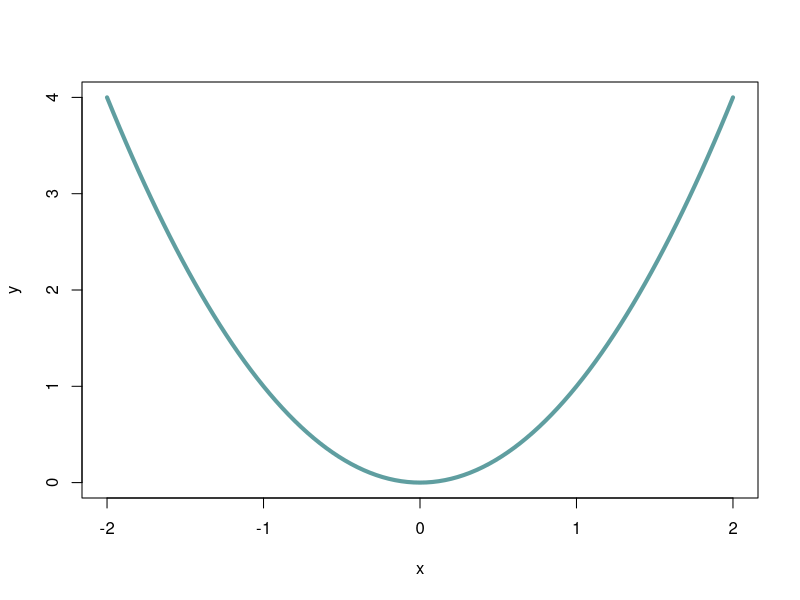
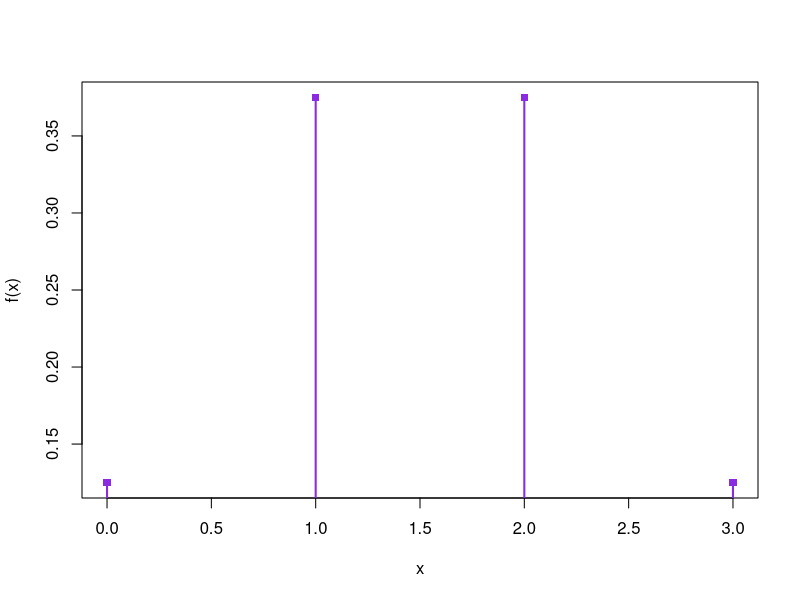
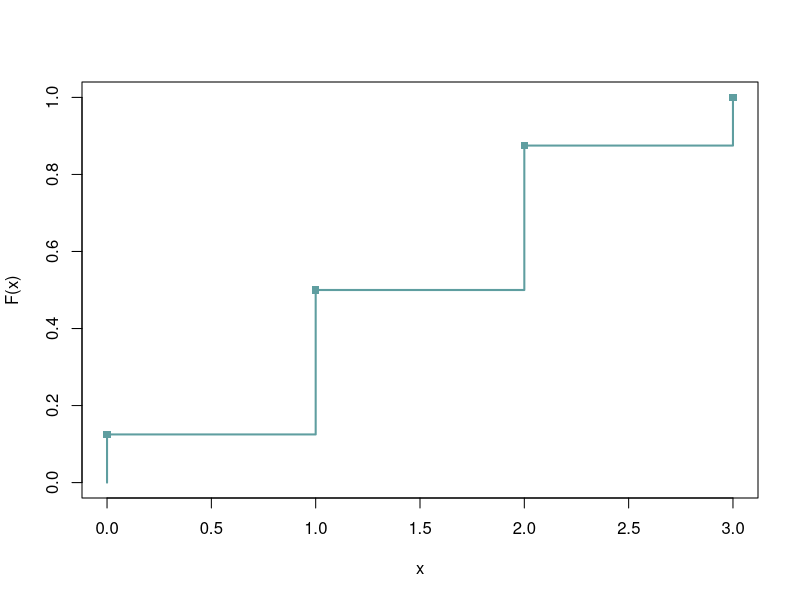
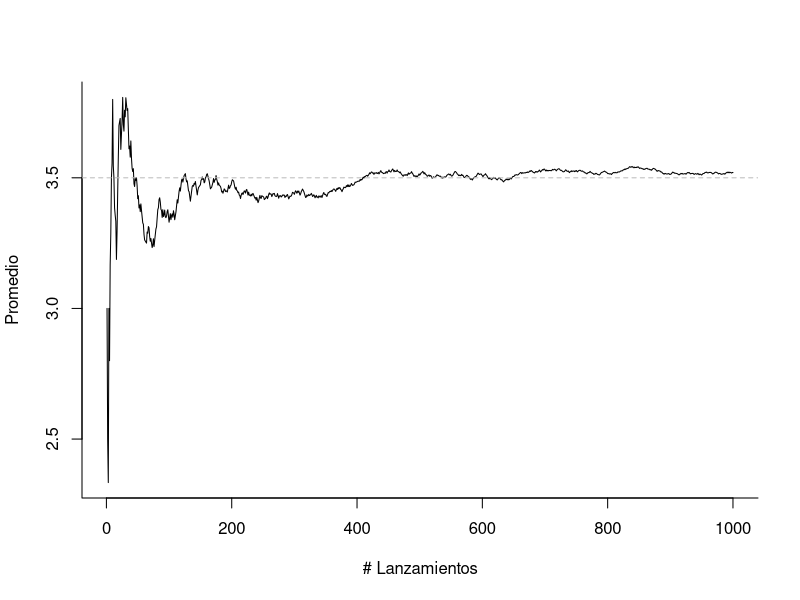
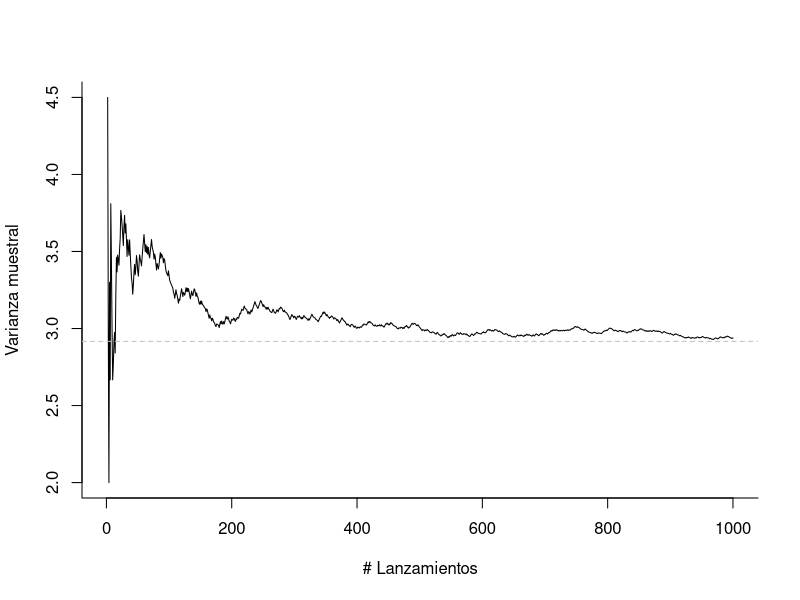
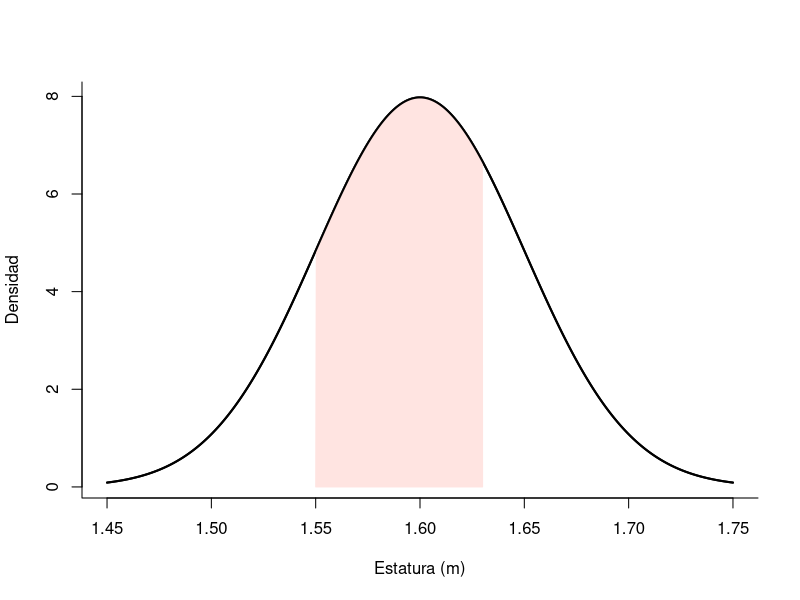
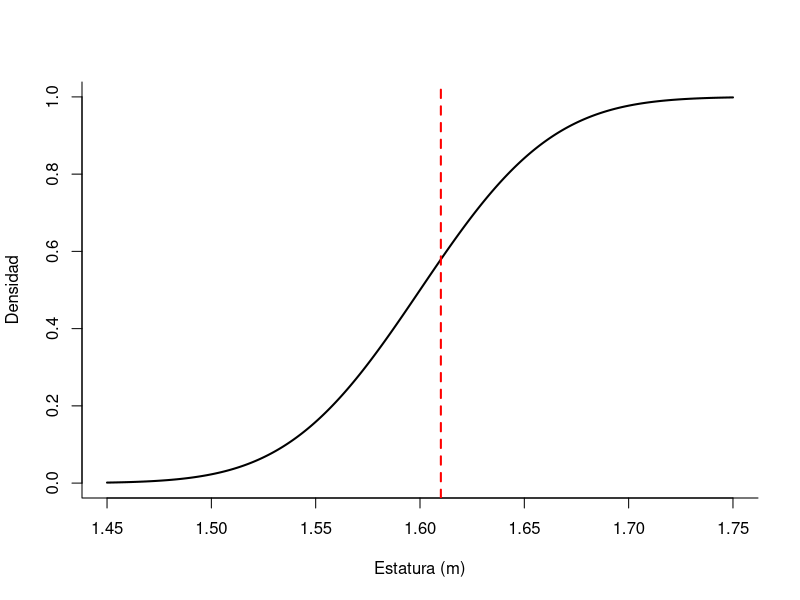

Source code (R) for these figures, in order:
## ---- chunk 1
cuadr <- function(x) x^2
curve(cuadr,-2,2,ylab="y",col="cadetblue",lwd=4)
## ---- chunk 2
# valores de la variable
x = 0:3
# f.m.p.
fx = c(1, 3, 3, 1)/8
# gráfico
plot(x = x, y = fx, xlab = "x", ylab = "f(x)", pch = 15, col = "blueviolet")
segments(x0 = x, y0 = 0, x1 = x, y1 = fx, lwd = 2, col = "blueviolet")
## ---- chunk 3
# valores de la variable
x <- 0:3
# f.m.p.
fx <- c(1, 3, 3, 1)/8
# f.d.a.
Fx <- cumsum(fx)
plot(x = c(0, x), y = c(0, Fx), type = "s", xlab = "x", ylab = "F(x)", col = "cadetblue", lwd = 2)
points(x, Fx, col = "cadetblue", pch = 15)
## ---- chunk 4
set.seed(1)
x <- sample.int(6,10,replace = T)
x
## ---- chunk 5
cumsum(x)/(1:10)
## ---- chunk 6
set.seed(1)
x <- sample.int(6,100,replace = T)
mean(x)
## ---- chunk 7
x <- sample.int(6,1000,replace = T)
x_bar <- cumsum(x)/(1:1000)
par(bty = "l")
plot(x_bar,type = "l",xlab = "# Lanzamientos",
     ylab = "Promedio")
abline(h = 3.5,lty = 2,col = "gray")
## ---- chunk 8
set.seed(1)
x <- sample.int(6,1000,replace = T)
x_var <- sapply(1:1000,\(k)(var(x[1:k])))
par(bty = "l")
plot(x_var,type = "l",xlab = "# Lanzamientos",
     ylab = "Varianza muestral")
abline(h = 2.916667,lty = 2,col = "gray")
## ---- chunk 9
#función de densidad
grid <- seq(from =1.45, to = 1.75, len = 1000)
plot(grid,dnorm(grid,mean=1.6,sd=0.05),type="l",lwd=2,xlab="Estatura (m)",ylab="Densidad")
grid_p <- grid[grid<1.63 & grid>1.55]
polygon(x = c(1.55,grid_p,1.63), y = c(0,dnorm(grid_p,mean=1.6,sd=0.05),0), col = "mistyrose", border = "mistyrose")
lines(grid,dnorm(grid,mean=1.6,sd=0.05),type="l",lwd=2)
## ---- chunk 10
#| echo: true
pnorm(1.63,mean=1.6,sd=0.05)-pnorm(1.55,mean=1.6,sd=0.05)
## ---- chunk 11
#función de distribucion

grid <- seq(from =1.45, to = 1.75, len = 1000)
plot(grid,pnorm(grid,mean=1.6,sd=0.05),type="l",lwd=2,xlab="Estatura (m)",ylab="Densidad")
abline(v = 1.61, col = "red", lty = 2,lwd=2)

## ---- chunk 12
#| echo: true
pnorm(1.61,mean=1.6,sd=0.05)
